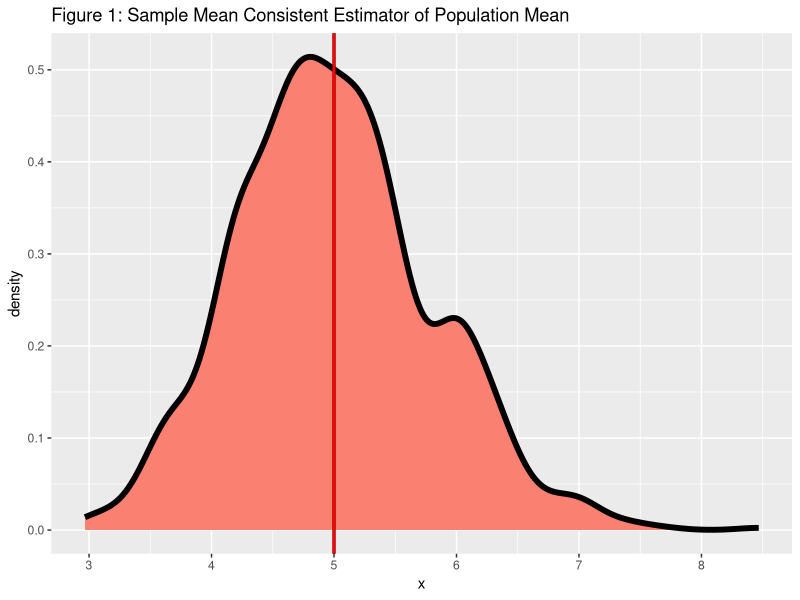
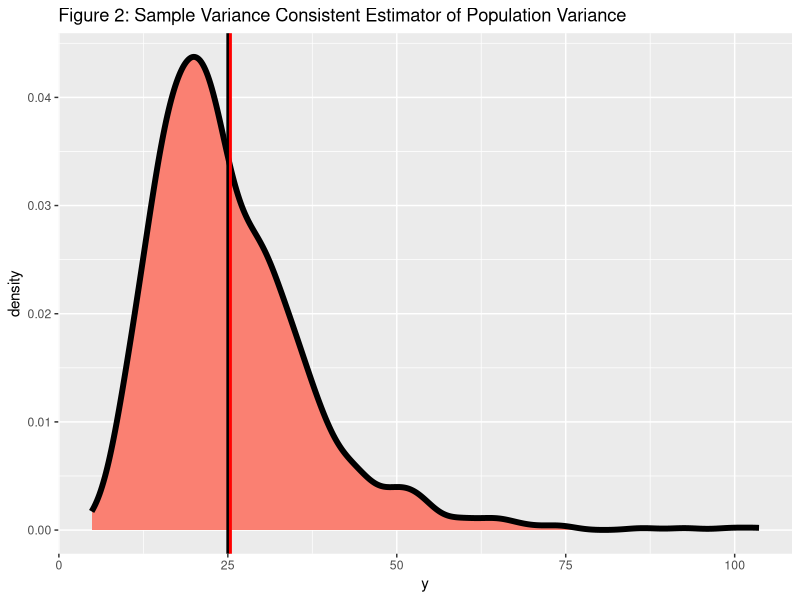
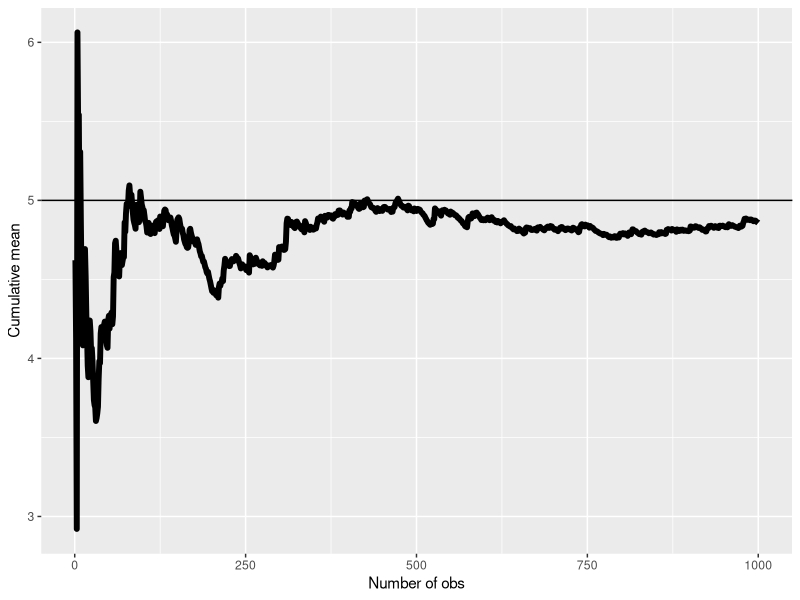
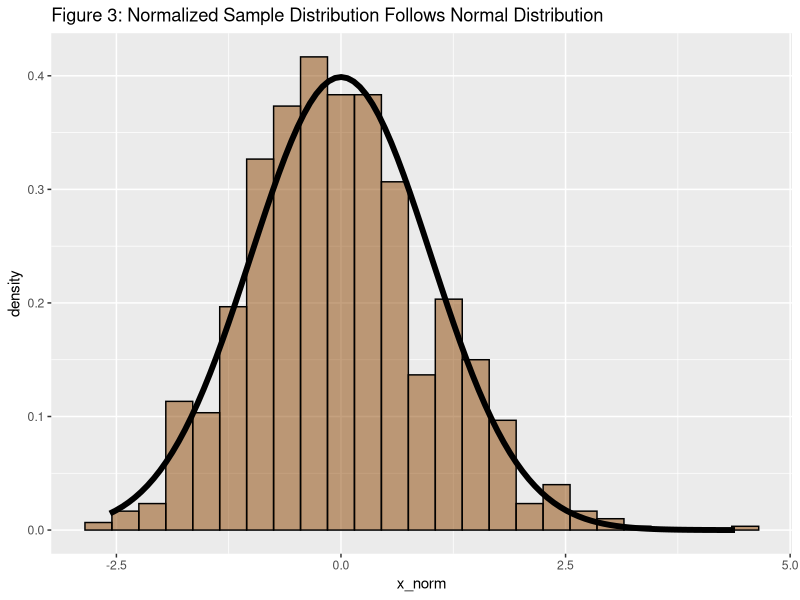

R code for these plots, in order:
setwd("C:/Program Files/R/Coursera/statinfer/statinfer_courseproject")

library(ggplot2)

set.seed(100)

# Set rate equal to 0.2 for all simulations per Coursera instructions
lambda <- 0.2

# Mean and standard deviation of exponential distribution are equal to 1/lambda
mu <- 1/lambda
sigma <- 1/lambda
var = sigma ^ 2

# Number of simulations for this exercise will be 1,000
nosim <- 1000

# Create matrix of 1,000 sets of 40 random exponentials
sim <- matrix(rexp(nosim * 40, lambda), nosim)

# Calculate mean of 40 random exponentials, 1,000 times
dat <- data.frame(x = apply(sim, 1, mean),
                  y = apply(sim, 1, var))

# Plot histogram of 1,000 means of 40 random exponentials
#g = ggplot(dat, aes(x))
#g = g + geom_histogram(fill = "lightblue", color = "black", binwidth = 0.2)
#g = g + geom_vline(xintercept = mu, size = 2)
#g

# Simulated population mean is very close to our theoretical
paste("Sample mean:", mean(dat$x))

paste("Theoretical mean:", mu)

# Plot the sample distribution of 1,000 means of 40 random exponentials
# vertical lines represent theoretical mean (black) and sample variance (red)
# The two lines almost sit directly on top of each other, the simulation confirms
# that the sample size is large enough to provide a consistent estimator of the
# population mean.
g1 = ggplot(dat, aes(x)) 
g1 = g1 + geom_density(size = 2, fill = "salmon")
g1 = g1 + geom_vline(xintercept = mu, colour = "black", size = 1)
g1 = g1 + geom_vline(xintercept = mean(dat$x), colour = "red", size = 1)
g1 + ggtitle("Figure 1: Sample Mean Consistent Estimator of Population Mean")

# Sample variance is very close to our theoretical
paste("Sample variance:", mean(dat$y))

paste("Theoretical variance:", var)

# Sample distribution of 1,000 variances of 40 random exponentials
# vertical lines represent theoretical variance (black) and sample variance (red)
# The two lines almost sit directly on top of each other, the simulation confirms
# Our suspected theoretical variance.
g2 = ggplot(dat, aes(y)) 
g2 = g2 + geom_density(size = 2, fill = "salmon")
g2 = g2 + geom_vline(xintercept = var, colour = "black", size = 1)
g2 = g2 + geom_vline(xintercept = mean(dat$y), colour = "red", size = 1)
g2 + ggtitle("Figure 2: Sample Variance Consistent Estimator of Population Variance")


# Law of Large Numbers: An estimator is consistent if it converges to what
# you want to estimate, the Law of Large Numbers says that the sample mean of
# an iid sample is consistent for the population mean. We see that as the
# cumulative mean of 1,000 random exponentials converges on our population
# mean of 1/lambda = 5.
means <- cumsum(sim[,1]) / (1 : nosim)
g3 <- ggplot(data.frame(x = 1 : nosim, y = means), aes(x = x, y = y))
g3 <- g3 + geom_hline(yintercept = mu) + geom_line(size = 2)
g3 <- g3 + labs(x = "Number of obs", y = "Cumulative mean")
g3

# Normalize distribution of averages to compare with standard normal
normal_dist <- data.frame(x_norm = ((dat$x - mean(dat$x))/sigma) * sqrt(40))

# Normalized distribution of means fits the standard normal distribution quite
# well. This is a direct reflection of the Central Limit Theorem: the distribution
# of averages of iid variables (properly normalized) becomes that of a standard
# normal as the sample size increases.
g4 <- ggplot(normal_dist, aes(x = x_norm)) +
        geom_histogram(alpha = .50, binwidth = .3, fill = "darkorange4", 
                       colour = "black", aes(y = ..density..))
g4 <- g4 + stat_function(fun = dnorm, size = 2)
g4 + ggtitle("Figure 3: Normalized Sample Distribution Follows Normal Distribution")